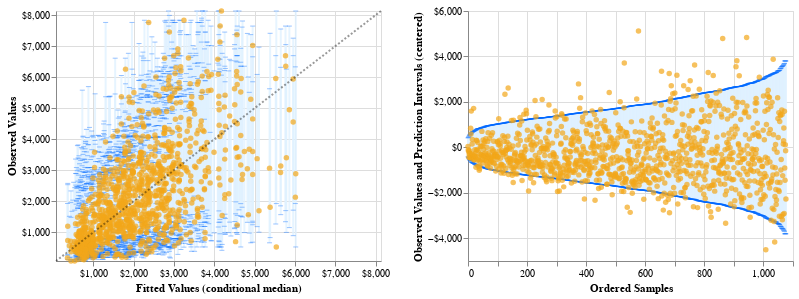

Notebook source saved alongside this figure:
### Markdown cell above
**USING BIGMART SALES DATSAET**

### Code cell
import numpy as np
import altair as alt
import pandas as pd
from sklearn.model_selection import KFold
from sklearn.utils.validation import check_random_state
from quantile_forest import RandomForestQuantileRegressor
from datetime import time

data = pd.read_csv('bigmart_sales.csv',nrows=2000)
data.dropna(inplace=True)
features = ['Item_Weight', 'Item_Visibility', 'Item_MRP', 'Outlet_Establishment_Year']
target = 'Item_Outlet_Sales'

# Extract features and target
X = data[features].values
y = data[target].values


qrf = RandomForestQuantileRegressor(n_estimators=100, random_state=0)

kf = KFold(n_splits=5)
kf.get_n_splits(X)

# Using k-fold cross-validation, get predictions for all samples.
data = {"y_true": [], "y_pred": [], "y_pred_low": [], "y_pred_upp": []}
for train_index, test_index in kf.split(X):
    X_train, y_train = X[train_index], y[train_index]
    X_test, y_test = X[test_index], y[test_index]

    qrf.set_params(max_features=X_train.shape[1] // 3)
    qrf.fit(X_train, y_train)

    # Get predictions at 95% prediction intervals and median.
    y_pred_i = qrf.predict(X_test, quantiles=[0.025, 0.5, 0.975])

    data["y_true"].extend(y_test)
    data["y_pred"].extend(y_pred_i[:, 1])
    data["y_pred_low"].extend(y_pred_i[:, 0])
    data["y_pred_upp"].extend(y_pred_i[:, 2])

df = pd.DataFrame(data).pipe(lambda x: x *1)  # convert to dollars


def plot_calibration_and_intervals(df):
    def plot_calibration(df):
        domain = [
            int(np.min(np.minimum(df["y_true"], df["y_pred"]))),  # min of both axes
            int(np.max(np.maximum(df["y_true"], df["y_pred"]))),  # max of both axes
        ]

        tooltip = [
            alt.Tooltip("y_true:Q", format="$,d", title="Actual Price"),
            alt.Tooltip("y_pred:Q", format="$,d", title="Predicted Price"),
            alt.Tooltip("y_pred_low:Q", format="$,d", title="Predicted Lower Price"),
            alt.Tooltip("y_pred_upp:Q", format="$,d", title="Predicted Upper Price"),
        ]

        base = alt.Chart(df)

        circle = base.mark_circle(size=30).encode(
            x=alt.X(
                "y_pred:Q",
                axis=alt.Axis(format="$,d"),
                scale=alt.Scale(domain=domain, nice=False),
                title="Fitted Values (conditional median)",
            ),
            y=alt.Y(
                "y_true:Q",
                axis=alt.Axis(format="$,d"),
                scale=alt.Scale(domain=domain, nice=False),
                title="Observed Values",
            ),
            color=alt.value("#f2a619"),
            tooltip=tooltip,
        )

        bar = base.mark_bar(opacity=0.8, width=2).encode(
            x=alt.X("y_pred:Q", scale=alt.Scale(domain=domain, padding=0), title=""),
            y=alt.Y("y_pred_low:Q", scale=alt.Scale(domain=domain, padding=0), title=""),
            y2=alt.Y2("y_pred_upp:Q", title=None),
            color=alt.value("#e0f2ff"),
            tooltip=tooltip,
        )

        tick = base.mark_tick(opacity=0.4, orient="horizontal", thickness=1, width=5).encode(
            x=alt.X("y_pred:Q", title=""), color=alt.value("#006aff")
        )
        tick_low = tick.encode(y=alt.Y("y_pred_low:Q", title=""))
        tick_upp = tick.encode(y=alt.Y("y_pred_upp:Q", title=""))

        diagonal = (
            alt.Chart(
                pd.DataFrame({"var1": [domain[0], domain[1]], "var2": [domain[0], domain[1]]})
            )
            .mark_line(color="black", opacity=0.4, strokeDash=[2, 2])
            .encode(
                x=alt.X("var1:Q"),
                y=alt.Y("var2:Q"),
            )
        )

        chart = bar + tick_low + tick_upp + circle + diagonal
        return chart

    def plot_intervals(df):
        df = df.copy()

        # Order samples by interval width.
        y_pred_interval = df["y_pred_upp"] - df["y_pred_low"]
        sort_idx = np.argsort(y_pred_interval)
        df = df.iloc[sort_idx]
        df["idx"] = np.arange(len(df))

        # Center data, with the mean of the prediction interval at 0.
        mean = (df["y_pred_low"] + df["y_pred_upp"]) / 2
        df["y_true"] -= mean
        df["y_pred"] -= mean
        df["y_pred_low"] -= mean
        df["y_pred_upp"] -= mean

        x_domain = [0, len(df)]
        y_domain = [
            int(np.min(np.minimum(df["y_true"], df["y_pred"]))),  # min of both axes
            int(np.max(np.maximum(df["y_true"], df["y_pred"]))),  # max of both axes
        ]

        tooltip = [
            alt.Tooltip("idx:Q", format=",d", title="Sample Index"),
            alt.Tooltip("y_true:Q", format="$,d", title="Actual Price (Centered)"),
            alt.Tooltip("y_pred:Q", format="$,d", title="Predicted Price (Centered)"),
            alt.Tooltip("y_pred_low:Q", format="$,d", title="Predicted Lower Price"),
            alt.Tooltip("y_pred_upp:Q", format="$,d", title="Predicted Upper Price"),
            alt.Tooltip("y_pred_width:Q", format="$,d", title="Prediction Interval Width"),
        ]

        base = alt.Chart(df).transform_calculate(
            y_pred_width=alt.datum["y_pred_upp"] - alt.datum["y_pred_low"]
        )

        circle = base.mark_circle(size=30).encode(
            x=alt.X("idx:Q", axis=alt.Axis(format=",d"), title="Ordered Samples"),
            y=alt.Y(
                "y_true:Q",
                axis=alt.Axis(format="$,d"),
                title="Observed Values and Prediction Intervals (centered)",
            ),
            color=alt.value("#f2a619"),
            tooltip=tooltip,
        )

        bar = base.mark_bar(opacity=0.8, width=2).encode(
            x=alt.X("idx:Q", scale=alt.Scale(domain=x_domain, padding=0), title=""),
            y=alt.Y("y_pred_low:Q", scale=alt.Scale(domain=y_domain, padding=0), title=""),
            y2=alt.Y2("y_pred_upp:Q", title=None),
            color=alt.value("#e0f2ff"),
            tooltip=tooltip,
        )

        tick = base.mark_tick(opacity=0.4, orient="horizontal", thickness=1, width=5).encode(
            x=alt.X("idx:Q", title=""),
            color=alt.value("#006aff"),
        )
        tick_low = tick.encode(y=alt.Y("y_pred_low:Q", title=""))
        tick_upp = tick.encode(y=alt.Y("y_pred_upp:Q", title=""))

        chart = bar + tick_low + tick_upp + circle
        return chart

    chart1 = plot_calibration(df).properties(height=250, width=325)
    chart2 = plot_intervals(df).properties(height=250, width=325)
    chart = chart1 | chart2

    return chart


chart = plot_calibration_and_intervals(df)
chart

### Figure 1 — Vega-Lite specification as saved in the notebook (floating-point values rounded to 4 significant figures; data arrays with more than 128 entries replaced by an {"elided": "..."} marker saying what was removed)
{"config": {"view": {"continuousWidth": 400, "continuousHeight": 300}}, "hconcat": [{"layer": [{"mark": {"type": "bar", "opacity": 0.8, "width": 2}, "encoding": {"color": {"value": "#e0f2ff"}, "tooltip": [{"field": "y_true", "format": "$,d", "title": "Actual Price", "type": "quantitative"}, {"field": "y_pred", "format": "$,d", "title": "Predicted Price", "type": "quantitative"}, {"field": "y_pred_low", "format": "$,d", "title": "Predicted Lower Price", "type": "quantitative"}, {"field": "y_pred_upp", "format": "$,d", "title": "Predicted Upper Price", "type": "quantitative"}], "x": {"field": "y_pred", "scale": {"domain": [75, 8132], "padding": 0}, "title": "", "type": "quantitative"}, "y": {"field": "y_pred_low", "scale": {"domain": [75, 8132], "padding": 0}, "title": "", "type": "quantitative"}, "y2": {"field": "y_pred_upp", "title": null}}}, {"mark": {"type": "tick", "opacity": 0.4, "orient": "horizontal", "thickness": 1, "width": 5}, "encoding": {"color": {"value": "#006aff"}, "x": {"field": "y_pred", "title": "", "type": "quantitative"}, "y": {"field": "y_pred_low", "title": "", "type": "quantitative"}}}, {"mark": {"type": "tick", "opacity": 0.4, "orient": "horizontal", "thickness": 1, "width": 5}, "encoding": {"color": {"value": "#006aff"}, "x": {"field": "y_pred", "title": "", "type": "quantitative"}, "y": {"field": "y_pred_upp", "title": "", "type": "quantitative"}}}, {"mark": {"type": "circle", "size": 30}, "encoding": {"color": {"value": "#f2a619"}, "tooltip": [{"field": "y_true", "format": "$,d", "title": "Actual Price", "type": "quantitative"}, {"field": "y_pred", "format": "$,d", "title": "Predicted Price", "type": "quantitative"}, {"field": "y_pred_low", "format": "$,d", "title": "Predicted Lower Price", "type": "quantitative"}, {"field": "y_pred_upp", "format": "$,d", "title": "Predicted Upper Price", "type": "quantitative"}], "x": {"axis": {"format": "$,d"}, "field": "y_pred", "scale": {"domain": [75, 8132], "nice": false}, "title": "Fitted Values (conditional median)", "type": "quantitative"}, "y": {"axis": {"format": "$,d"}, "field": "y_true", "scale": {"domain": [75, 8132], "nice": false}, "title": "Observed Values", "type": "quantitative"}}}, {"data": {"name": "data-3cd53a0baa3246dfea69d6d75cd13f8e"}, "mark": {"type": "line", "color": "black", "opacity": 0.4, "strokeDash": [2, 2]}, "encoding": {"x": {"field": "var1", "type": "quantitative"}, "y": {"field": "var2", "type": "quantitative"}}}], "data": {"name": "data-7ee3fdcb0ee2772ed26d3c13c1239b8b"}, "height": 250, "width": 325}, {"layer": [{"mark": {"type": "bar", "opacity": 0.8, "width": 2}, "encoding": {"color": {"value": "#e0f2ff"}, "tooltip": [{"field": "idx", "format": ",d", "title": "Sample Index", "type": "quantitative"}, {"field": "y_true", "format": "$,d", "title": "Actual Price (Centered)", "type": "quantitative"}, {"field": "y_pred", "format": "$,d", "title": "Predicted Price (Centered)", "type": "quantitative"}, {"field": "y_pred_low", "format": "$,d", "title": "Predicted Lower Price", "type": "quantitative"}, {"field": "y_pred_upp", "format": "$,d", "title": "Predicted Upper Price", "type": "quantitative"}, {"field": "y_pred_width", "format": "$,d", "title": "Prediction Interval Width", "type": "quantitative"}], "x": {"field": "idx", "scale": {"domain": [0, 1077], "padding": 0}, "title": "", "type": "quantitative"}, "y": {"field": "y_pred_low", "scale": {"domain": [-4501, 5122], "padding": 0}, "title": "", "type": "quantitative"}, "y2": {"field": "y_pred_upp", "title": null}}, "transform": [{"calculate": "(datum['y_pred_upp'] - datum['y_pred_low'])", "as": "y_pred_width"}]}, {"mark": {"type": "tick", "opacity": 0.4, "orient": "horizontal", "thickness": 1, "width": 5}, "encoding": {"color": {"value": "#006aff"}, "x": {"field": "idx", "title": "", "type": "quantitative"}, "y": {"field": "y_pred_low", "title": "", "type": "quantitative"}}, "transform": [{"calculate": "(datum['y_pred_upp'] - datum['y_pred_low'])", "as": "y_pred_width"}]}, {"mark": {"type": "tick", "opacity": 0.4, "orient": "horizontal", "thickness": 1, "width": 5}, "encoding": {"color": {"value": "#006aff"}, "x": {"field": "idx", "title": "", "type": "quantitative"}, "y": {"field": "y_pred_upp", "title": "", "type": "quantitative"}}, "transform": [{"calculate": "(datum['y_pred_upp'] - datum['y_pred_low'])", "as": "y_pred_width"}]}, {"mark": {"type": "circle", "size": 30}, "encoding": {"color": {"value": "#f2a619"}, "tooltip": [{"field": "idx", "format": ",d", "title": "Sample Index", "type": "quantitative"}, {"field": "y_true", "format": "$,d", "title": "Actual Price (Centered)", "type": "quantitative"}, {"field": "y_pred", "format": "$,d", "title": "Predicted Price (Centered)", "type": "quantitative"}, {"field": "y_pred_low", "format": "$,d", "title": "Predicted Lower Price", "type": "quantitative"}, {"field": "y_pred_upp", "format": "$,d", "title": "Predicted Upper Price", "type": "quantitative"}, {"field": "y_pred_width", "format": "$,d", "title": "Prediction Interval Width", "type": "quantitative"}], "x": {"axis": {"format": ",d"}, "field": "idx", "title": "Ordered Samples", "type": "quantitative"}, "y": {"axis": {"format": "$,d"}, "field": "y_true", "title": "Observed Values and Prediction Intervals (centered)", "type": "quantitative"}}, "transform": [{"calculate": "(datum['y_pred_upp'] - datum['y_pred_low'])", "as": "y_pred_width"}]}], "data": {"name": "data-109879740cfaac4b1ee916c869c491c7"}, "height": 250, "width": 325}], "$schema": "https://vega.github.io/schema/vega-lite/v4.17.0.json", "datasets": {"data-7ee3fdcb0ee2772ed26d3c13c1239b8b": {"elided": "1077 records"}, "data-3cd53a0baa3246dfea69d6d75cd13f8e": [{"var1": 75, "var2": 75}, {"var1": 8132, "var2": 8132}], "data-109879740cfaac4b1ee916c869c491c7": {"elided": "1077 records"}}}
